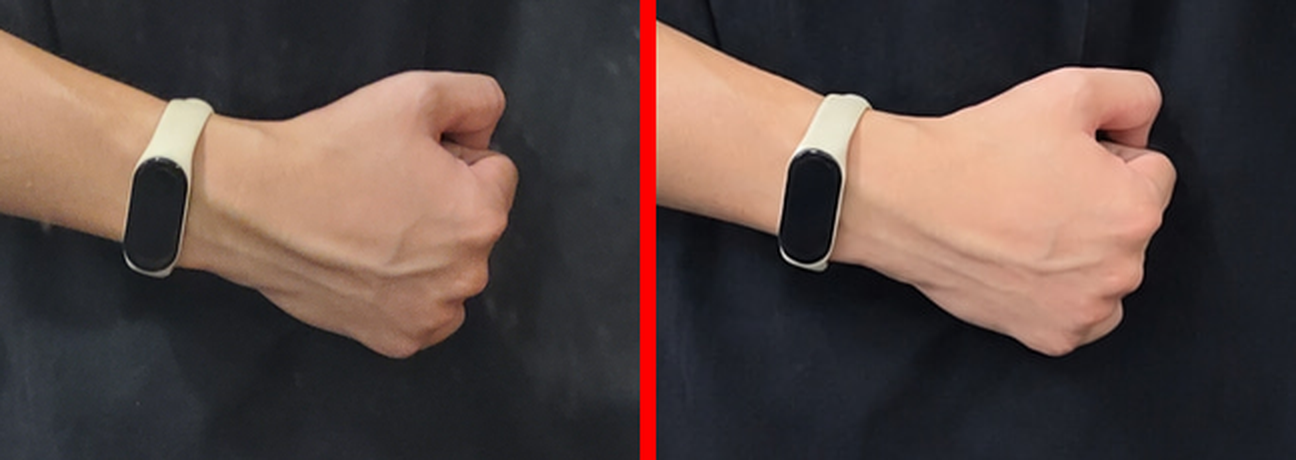
#> input picture reverse/cmp2_bracelet.png, 1296 x 460 px, given in place of 20260926_102958.jpg, which was not available
$ python cmp_fist.py
#> lines starting #> are read from the running program, lines starting #| are printed output that depends on the picture; pictures that were not available may be replaced by others from this repository, and a replacement may not be noted
import numpy as np
from PIL import Image
orig = Image.open(r"C:\Users\lenovo\OneDrive - Jazee\桌面\20260926_102958.jpg").convert("RGB")
#> orig is the input picture: PIL image 1296x460 RGB; mean R, G, B 89, 72.7, 68.2
res  = Image.open(r"C:\Users\lenovo\OneDrive - Jazee\桌面\13434979729187826.jpeg").convert("RGB")
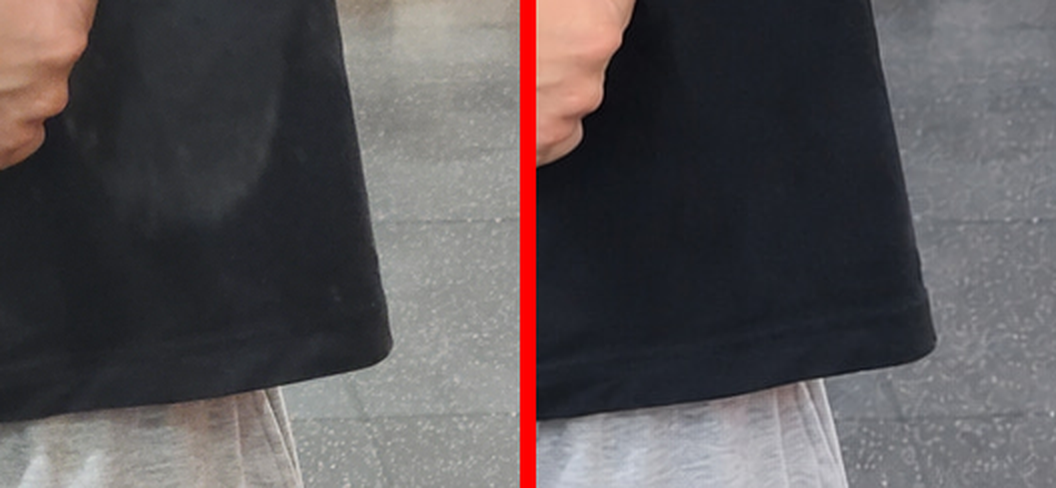
#> input picture reverse/cmp2_fist.png, 1056 x 488 px, given in place of 13434979729187826.jpeg, which was not available
#> res is the input picture: PIL image 1056x488 RGB; mean R, G, B 89.1, 84.1, 86.2
orig_s = orig.resize((1536,864), Image.LANCZOS)
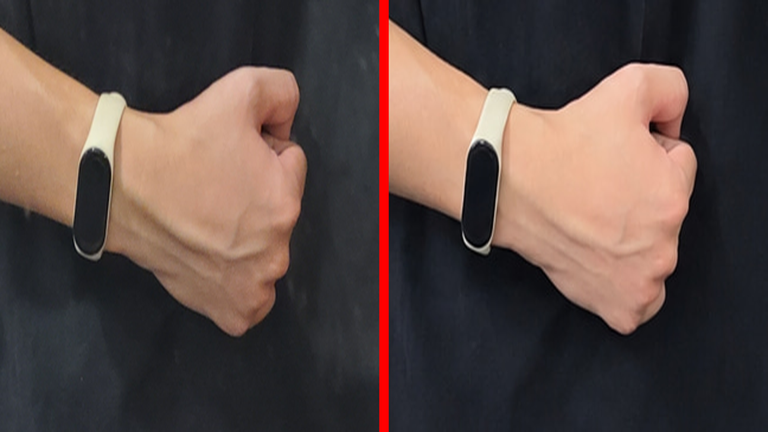
#> orig_s: PIL image 1536x864 RGB (shown at 1/2 size); mean R, G, B 89, 72.7, 68.2
for name, box in [("fist",(790,620,1050,864)), ("bracelet",(580,530,900,760)), ("phone",(620,180,1000,420))]:
    ca = orig_s.crop(box); cb = res.crop(box)
    w,h = ca.size
    canvas = Image.new("RGB",(w*2+8, h),(255,0,0))
    canvas.paste(ca,(0,0)); canvas.paste(cb,(w+8,0))
    canvas = canvas.resize(((w*2+8)*2, h*2), Image.LANCZOS)
    canvas.save(rf"F:\Project\image\reverse\cmp2_{name}.png")
#> this loop made 3 passes
#> pass 1, `ca = orig_s.crop(box)`:
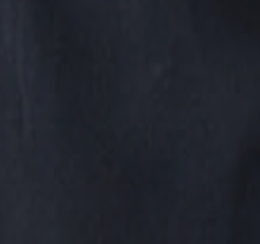
#> ca: PIL image 260x244 RGB; mean R, G, B 32.9, 36.1, 44.4
#> pass 1, `canvas = canvas.resize(((w*2+8)*2, h*2), Image.LANCZOS)`:
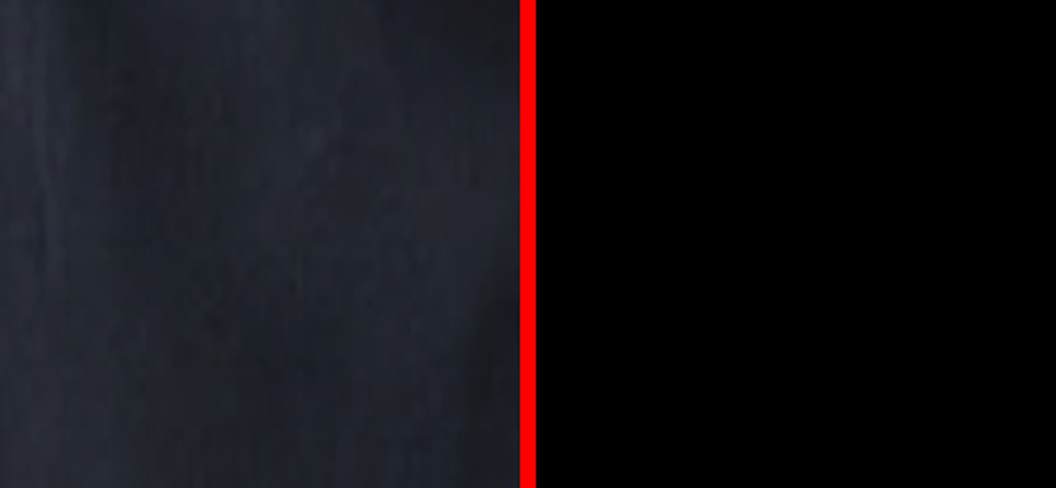
#> canvas: PIL image 1056x488 RGB; mean R, G, B 20, 17.8, 21.9
#> after the loop:
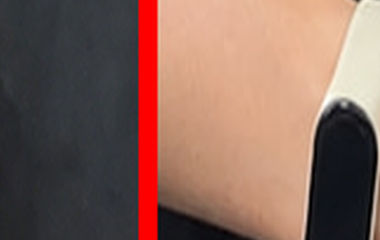
#> ca: PIL image 380x240 RGB; mean R, G, B 133.3, 101.2, 90.3
#> after the loop:
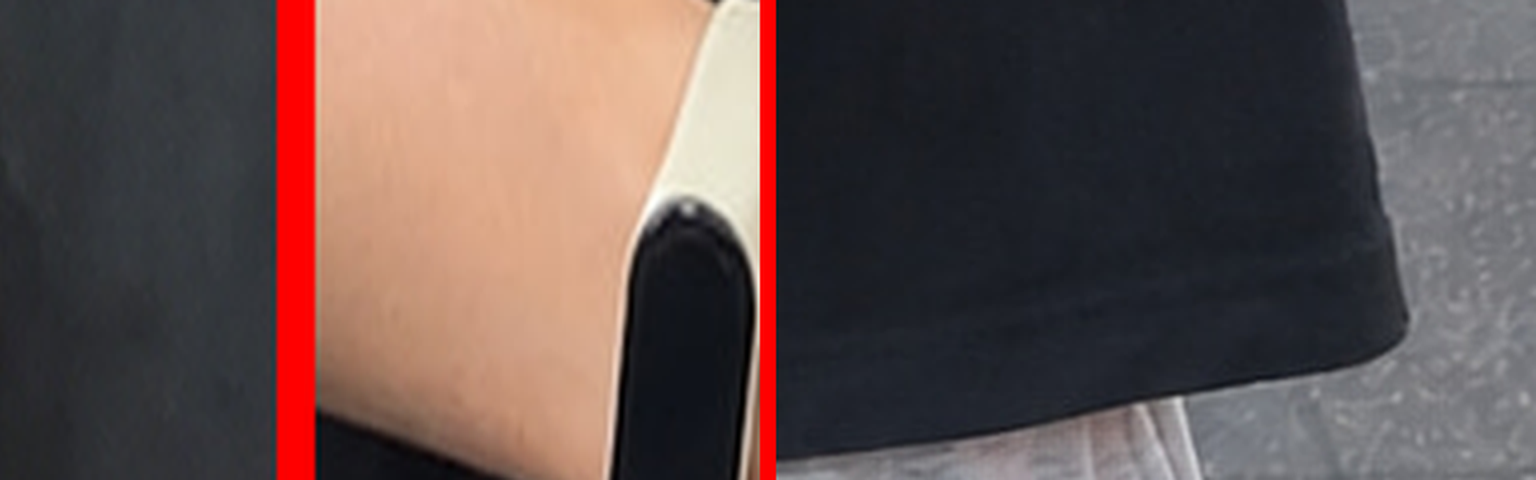
#> canvas: PIL image 1536x480 RGB; mean R, G, B 98.1, 80.7, 78.5
#> after the loop:
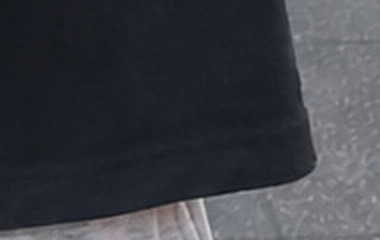
#> cb: PIL image 380x240 RGB; mean R, G, B 59.8, 61.9, 68.3
print("saved")
